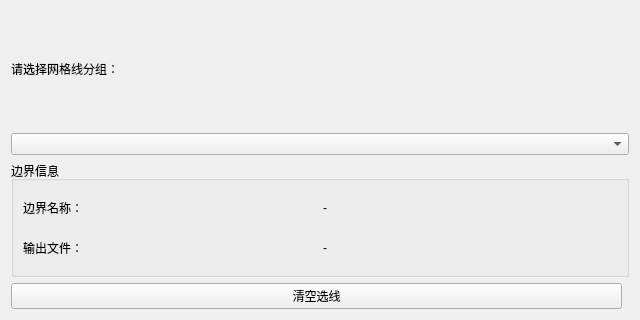
<?xml version="1.0" encoding="UTF-8"?>
<ui version="4.0">
 <class>StressBoundaryPage</class>
 <widget class="QWidget" name="StressBoundaryPage">
  <property name="geometry">
   <rect>
    <x>0</x>
    <y>0</y>
    <width>640</width>
    <height>320</height>
   </rect>
  </property>
  <property name="windowTitle">
   <string>应力应变边界</string>
  </property>
  <layout class="QVBoxLayout" name="verticalLayout">
   <item>
    <widget class="QLabel" name="labelPickHint">
     <property name="text">
      <string>请选择网格线分组：</string>
     </property>
    </widget>
   </item>
   <item>
    <widget class="QComboBox" name="comboBoxGroup"/>
   </item>
   <item>
    <widget class="QGroupBox" name="groupBoxInfo">
     <property name="title">
      <string>边界信息</string>
     </property>
     <layout class="QGridLayout" name="gridLayoutInfo">
      <item row="0" column="0">
       <widget class="QLabel" name="label1">
        <property name="text"><string>边界名称：</string></property>
       </widget>
      </item>
      <item row="0" column="1">
       <widget class="QLabel" name="labelBoundaryTitle">
        <property name="text"><string>-</string></property>
       </widget>
      </item>
      <item row="1" column="0">
       <widget class="QLabel" name="label2">
        <property name="text"><string>输出文件：</string></property>
       </widget>
      </item>
      <item row="1" column="1">
       <widget class="QLabel" name="labelFileNameValue">
        <property name="text"><string>-</string></property>
       </widget>
      </item>
     </layout>
    </widget>
   </item>
   <item>
    <layout class="QHBoxLayout" name="horizontalLayoutBtns">
     <item>
      <widget class="QPushButton" name="btnClear">
       <property name="text"><string>清空选线</string></property>
      </widget>
     </item>
     <item>
      <spacer name="horizontalSpacer">
       <property name="orientation"><enum>Qt::Horizontal</enum></property>
      </spacer>
     </item>
    </layout>
   </item>
  </layout>
 </widget>
 <resources/>
 <connections/>
</ui>
